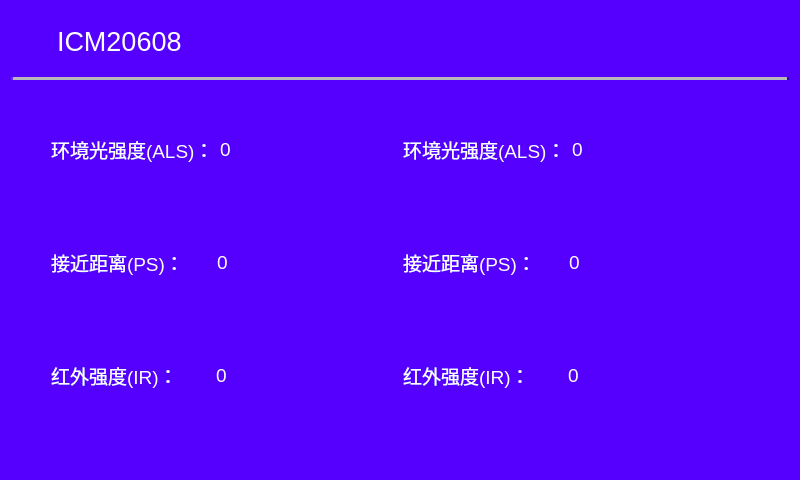
<?xml version="1.0" encoding="UTF-8"?>
<ui version="4.0">
 <class>ICM20608</class>
 <widget class="QWidget" name="ICM20608">
  <property name="geometry">
   <rect>
    <x>0</x>
    <y>0</y>
    <width>800</width>
    <height>480</height>
   </rect>
  </property>
  <property name="windowTitle">
   <string>Form</string>
  </property>
  <property name="styleSheet">
   <string notr="true">background-color: rgb(85, 0, 255);</string>
  </property>
  <layout class="QGridLayout" name="gridLayout">
   <item row="0" column="0">
    <spacer name="horizontalSpacer_4">
     <property name="orientation">
      <enum>Qt::Horizontal</enum>
     </property>
     <property name="sizeType">
      <enum>QSizePolicy::Fixed</enum>
     </property>
     <property name="sizeHint" stdset="0">
      <size>
       <width>40</width>
       <height>20</height>
      </size>
     </property>
    </spacer>
   </item>
   <item row="0" column="1" colspan="2">
    <widget class="QLabel" name="label">
     <property name="minimumSize">
      <size>
       <width>0</width>
       <height>60</height>
      </size>
     </property>
     <property name="maximumSize">
      <size>
       <width>16777215</width>
       <height>60</height>
      </size>
     </property>
     <property name="font">
      <font>
       <pointsize>20</pointsize>
      </font>
     </property>
     <property name="styleSheet">
      <string notr="true">color: rgb(255, 255, 255);</string>
     </property>
     <property name="text">
      <string>ICM20608</string>
     </property>
    </widget>
   </item>
   <item row="1" column="0" colspan="3">
    <widget class="Line" name="line">
     <property name="font">
      <font>
       <pointsize>11</pointsize>
      </font>
     </property>
     <property name="styleSheet">
      <string notr="true"/>
     </property>
     <property name="frameShadow">
      <enum>QFrame::Raised</enum>
     </property>
     <property name="lineWidth">
      <number>2</number>
     </property>
     <property name="midLineWidth">
      <number>4</number>
     </property>
     <property name="orientation">
      <enum>Qt::Horizontal</enum>
     </property>
    </widget>
   </item>
   <item row="3" column="0" colspan="3">
    <layout class="QHBoxLayout" name="horizontalLayout_5">
     <item>
      <spacer name="horizontalSpacer_5">
       <property name="orientation">
        <enum>Qt::Horizontal</enum>
       </property>
       <property name="sizeType">
        <enum>QSizePolicy::Fixed</enum>
       </property>
       <property name="sizeHint" stdset="0">
        <size>
         <width>40</width>
         <height>20</height>
        </size>
       </property>
      </spacer>
     </item>
     <item>
      <layout class="QVBoxLayout" name="verticalLayout_3">
       <item>
        <spacer name="verticalSpacer_9">
         <property name="orientation">
          <enum>Qt::Vertical</enum>
         </property>
         <property name="sizeType">
          <enum>QSizePolicy::Fixed</enum>
         </property>
         <property name="sizeHint" stdset="0">
          <size>
           <width>20</width>
           <height>30</height>
          </size>
         </property>
        </spacer>
       </item>
       <item>
        <layout class="QHBoxLayout" name="horizontalLayout_8">
         <item>
          <widget class="QLabel" name="label_14">
           <property name="minimumSize">
            <size>
             <width>156</width>
             <height>0</height>
            </size>
           </property>
           <property name="font">
            <font>
             <pointsize>14</pointsize>
            </font>
           </property>
           <property name="styleSheet">
            <string notr="true">color: rgb(255, 255, 255);</string>
           </property>
           <property name="text">
            <string>环境光强度(ALS)：</string>
           </property>
          </widget>
         </item>
         <item>
          <widget class="QLabel" name="label_15">
           <property name="minimumSize">
            <size>
             <width>38</width>
             <height>0</height>
            </size>
           </property>
           <property name="font">
            <font>
             <pointsize>14</pointsize>
            </font>
           </property>
           <property name="styleSheet">
            <string notr="true">color: rgb(255, 255, 255);</string>
           </property>
           <property name="text">
            <string>0</string>
           </property>
          </widget>
         </item>
         <item>
          <spacer name="horizontalSpacer_10">
           <property name="orientation">
            <enum>Qt::Horizontal</enum>
           </property>
           <property name="sizeType">
            <enum>QSizePolicy::Fixed</enum>
           </property>
           <property name="sizeHint" stdset="0">
            <size>
             <width>60</width>
             <height>20</height>
            </size>
           </property>
          </spacer>
         </item>
        </layout>
       </item>
       <item>
        <spacer name="verticalSpacer_10">
         <property name="orientation">
          <enum>Qt::Vertical</enum>
         </property>
         <property name="sizeType">
          <enum>QSizePolicy::Fixed</enum>
         </property>
         <property name="sizeHint" stdset="0">
          <size>
           <width>20</width>
           <height>40</height>
          </size>
         </property>
        </spacer>
       </item>
       <item>
        <layout class="QHBoxLayout" name="horizontalLayout_9">
         <item>
          <widget class="QLabel" name="label_16">
           <property name="minimumSize">
            <size>
             <width>156</width>
             <height>0</height>
            </size>
           </property>
           <property name="font">
            <font>
             <pointsize>14</pointsize>
            </font>
           </property>
           <property name="styleSheet">
            <string notr="true">color: rgb(255, 255, 255);</string>
           </property>
           <property name="text">
            <string>接近距离(PS)：     </string>
           </property>
          </widget>
         </item>
         <item>
          <widget class="QLabel" name="label_17">
           <property name="minimumSize">
            <size>
             <width>38</width>
             <height>0</height>
            </size>
           </property>
           <property name="font">
            <font>
             <pointsize>14</pointsize>
            </font>
           </property>
           <property name="styleSheet">
            <string notr="true">color: rgb(255, 255, 255);</string>
           </property>
           <property name="text">
            <string>0</string>
           </property>
          </widget>
         </item>
         <item>
          <spacer name="horizontalSpacer_11">
           <property name="orientation">
            <enum>Qt::Horizontal</enum>
           </property>
           <property name="sizeType">
            <enum>QSizePolicy::Fixed</enum>
           </property>
           <property name="sizeHint" stdset="0">
            <size>
             <width>60</width>
             <height>20</height>
            </size>
           </property>
          </spacer>
         </item>
        </layout>
       </item>
       <item>
        <spacer name="verticalSpacer_11">
         <property name="orientation">
          <enum>Qt::Vertical</enum>
         </property>
         <property name="sizeType">
          <enum>QSizePolicy::Fixed</enum>
         </property>
         <property name="sizeHint" stdset="0">
          <size>
           <width>20</width>
           <height>40</height>
          </size>
         </property>
        </spacer>
       </item>
       <item>
        <layout class="QHBoxLayout" name="horizontalLayout_10">
         <item>
          <widget class="QLabel" name="label_18">
           <property name="minimumSize">
            <size>
             <width>156</width>
             <height>0</height>
            </size>
           </property>
           <property name="font">
            <font>
             <pointsize>14</pointsize>
            </font>
           </property>
           <property name="styleSheet">
            <string notr="true">color: rgb(255, 255, 255);</string>
           </property>
           <property name="text">
            <string>红外强度(IR)：      </string>
           </property>
          </widget>
         </item>
         <item>
          <widget class="QLabel" name="label_19">
           <property name="minimumSize">
            <size>
             <width>38</width>
             <height>0</height>
            </size>
           </property>
           <property name="font">
            <font>
             <pointsize>14</pointsize>
            </font>
           </property>
           <property name="styleSheet">
            <string notr="true">color: rgb(255, 255, 255);</string>
           </property>
           <property name="text">
            <string>0</string>
           </property>
          </widget>
         </item>
         <item>
          <spacer name="horizontalSpacer_12">
           <property name="orientation">
            <enum>Qt::Horizontal</enum>
           </property>
           <property name="sizeType">
            <enum>QSizePolicy::Fixed</enum>
           </property>
           <property name="sizeHint" stdset="0">
            <size>
             <width>60</width>
             <height>20</height>
            </size>
           </property>
          </spacer>
         </item>
        </layout>
       </item>
       <item>
        <spacer name="verticalSpacer_12">
         <property name="orientation">
          <enum>Qt::Vertical</enum>
         </property>
         <property name="sizeType">
          <enum>QSizePolicy::Fixed</enum>
         </property>
         <property name="sizeHint" stdset="0">
          <size>
           <width>20</width>
           <height>60</height>
          </size>
         </property>
        </spacer>
       </item>
      </layout>
     </item>
     <item>
      <layout class="QVBoxLayout" name="verticalLayout">
       <item>
        <spacer name="verticalSpacer_4">
         <property name="orientation">
          <enum>Qt::Vertical</enum>
         </property>
         <property name="sizeType">
          <enum>QSizePolicy::Fixed</enum>
         </property>
         <property name="sizeHint" stdset="0">
          <size>
           <width>20</width>
           <height>30</height>
          </size>
         </property>
        </spacer>
       </item>
       <item>
        <layout class="QHBoxLayout" name="horizontalLayout">
         <item>
          <widget class="QLabel" name="label_2">
           <property name="minimumSize">
            <size>
             <width>156</width>
             <height>0</height>
            </size>
           </property>
           <property name="font">
            <font>
             <pointsize>14</pointsize>
            </font>
           </property>
           <property name="styleSheet">
            <string notr="true">color: rgb(255, 255, 255);</string>
           </property>
           <property name="text">
            <string>环境光强度(ALS)：</string>
           </property>
          </widget>
         </item>
         <item>
          <widget class="QLabel" name="label_3">
           <property name="minimumSize">
            <size>
             <width>38</width>
             <height>0</height>
            </size>
           </property>
           <property name="font">
            <font>
             <pointsize>14</pointsize>
            </font>
           </property>
           <property name="styleSheet">
            <string notr="true">color: rgb(255, 255, 255);</string>
           </property>
           <property name="text">
            <string>0</string>
           </property>
          </widget>
         </item>
         <item>
          <spacer name="horizontalSpacer">
           <property name="orientation">
            <enum>Qt::Horizontal</enum>
           </property>
           <property name="sizeType">
            <enum>QSizePolicy::Fixed</enum>
           </property>
           <property name="sizeHint" stdset="0">
            <size>
             <width>60</width>
             <height>20</height>
            </size>
           </property>
          </spacer>
         </item>
        </layout>
       </item>
       <item>
        <spacer name="verticalSpacer">
         <property name="orientation">
          <enum>Qt::Vertical</enum>
         </property>
         <property name="sizeType">
          <enum>QSizePolicy::Fixed</enum>
         </property>
         <property name="sizeHint" stdset="0">
          <size>
           <width>20</width>
           <height>40</height>
          </size>
         </property>
        </spacer>
       </item>
       <item>
        <layout class="QHBoxLayout" name="horizontalLayout_2">
         <item>
          <widget class="QLabel" name="label_4">
           <property name="minimumSize">
            <size>
             <width>156</width>
             <height>0</height>
            </size>
           </property>
           <property name="font">
            <font>
             <pointsize>14</pointsize>
            </font>
           </property>
           <property name="styleSheet">
            <string notr="true">color: rgb(255, 255, 255);</string>
           </property>
           <property name="text">
            <string>接近距离(PS)：     </string>
           </property>
          </widget>
         </item>
         <item>
          <widget class="QLabel" name="label_5">
           <property name="minimumSize">
            <size>
             <width>38</width>
             <height>0</height>
            </size>
           </property>
           <property name="font">
            <font>
             <pointsize>14</pointsize>
            </font>
           </property>
           <property name="styleSheet">
            <string notr="true">color: rgb(255, 255, 255);</string>
           </property>
           <property name="text">
            <string>0</string>
           </property>
          </widget>
         </item>
         <item>
          <spacer name="horizontalSpacer_2">
           <property name="orientation">
            <enum>Qt::Horizontal</enum>
           </property>
           <property name="sizeType">
            <enum>QSizePolicy::Fixed</enum>
           </property>
           <property name="sizeHint" stdset="0">
            <size>
             <width>60</width>
             <height>20</height>
            </size>
           </property>
          </spacer>
         </item>
        </layout>
       </item>
       <item>
        <spacer name="verticalSpacer_2">
         <property name="orientation">
          <enum>Qt::Vertical</enum>
         </property>
         <property name="sizeType">
          <enum>QSizePolicy::Fixed</enum>
         </property>
         <property name="sizeHint" stdset="0">
          <size>
           <width>20</width>
           <height>40</height>
          </size>
         </property>
        </spacer>
       </item>
       <item>
        <layout class="QHBoxLayout" name="horizontalLayout_3">
         <item>
          <widget class="QLabel" name="label_6">
           <property name="minimumSize">
            <size>
             <width>156</width>
             <height>0</height>
            </size>
           </property>
           <property name="font">
            <font>
             <pointsize>14</pointsize>
            </font>
           </property>
           <property name="styleSheet">
            <string notr="true">color: rgb(255, 255, 255);</string>
           </property>
           <property name="text">
            <string>红外强度(IR)：      </string>
           </property>
          </widget>
         </item>
         <item>
          <widget class="QLabel" name="label_7">
           <property name="minimumSize">
            <size>
             <width>38</width>
             <height>0</height>
            </size>
           </property>
           <property name="font">
            <font>
             <pointsize>14</pointsize>
            </font>
           </property>
           <property name="styleSheet">
            <string notr="true">color: rgb(255, 255, 255);</string>
           </property>
           <property name="text">
            <string>0</string>
           </property>
          </widget>
         </item>
         <item>
          <spacer name="horizontalSpacer_3">
           <property name="orientation">
            <enum>Qt::Horizontal</enum>
           </property>
           <property name="sizeType">
            <enum>QSizePolicy::Fixed</enum>
           </property>
           <property name="sizeHint" stdset="0">
            <size>
             <width>60</width>
             <height>20</height>
            </size>
           </property>
          </spacer>
         </item>
        </layout>
       </item>
       <item>
        <spacer name="verticalSpacer_3">
         <property name="orientation">
          <enum>Qt::Vertical</enum>
         </property>
         <property name="sizeType">
          <enum>QSizePolicy::Fixed</enum>
         </property>
         <property name="sizeHint" stdset="0">
          <size>
           <width>20</width>
           <height>60</height>
          </size>
         </property>
        </spacer>
       </item>
      </layout>
     </item>
     <item>
      <spacer name="horizontalSpacer_6">
       <property name="orientation">
        <enum>Qt::Horizontal</enum>
       </property>
       <property name="sizeType">
        <enum>QSizePolicy::Fixed</enum>
       </property>
       <property name="sizeHint" stdset="0">
        <size>
         <width>40</width>
         <height>20</height>
        </size>
       </property>
      </spacer>
     </item>
    </layout>
   </item>
  </layout>
 </widget>
 <resources/>
 <connections/>
</ui>
